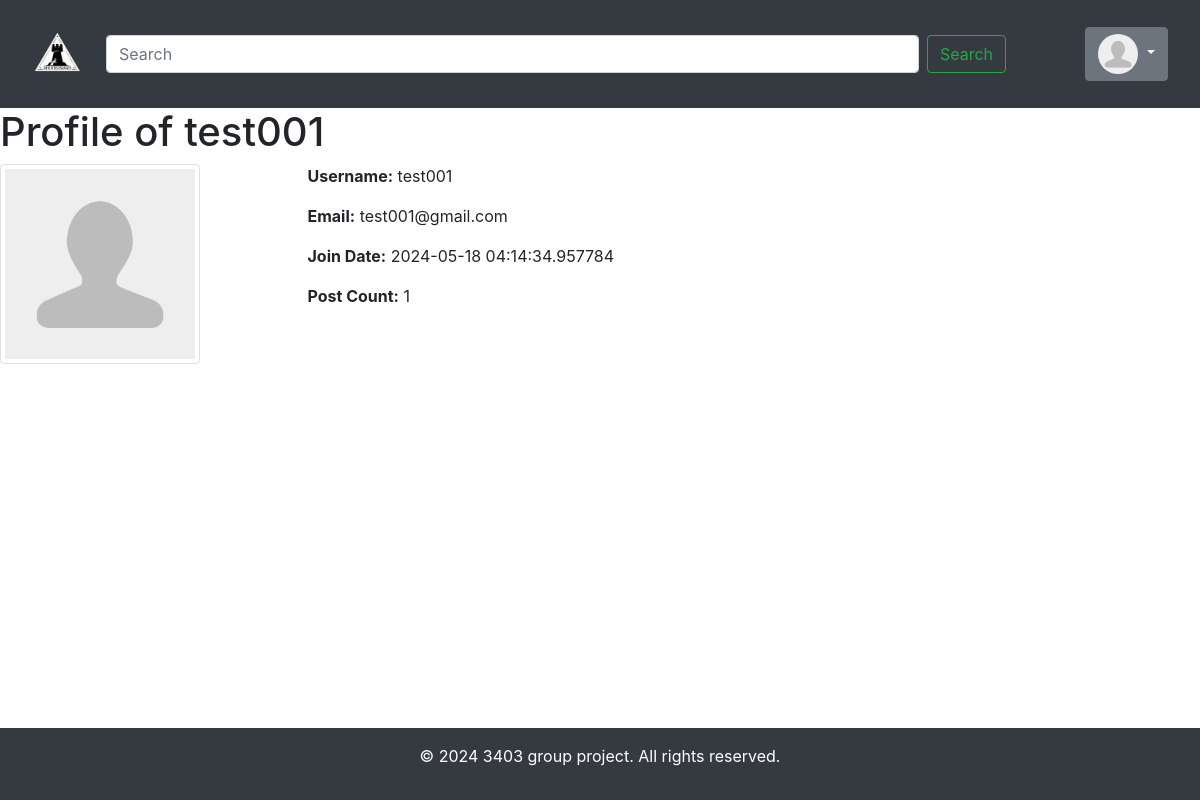
Screenshot of /profile/test001 (signed in) with the database file from the repository.
### apps/models.py (models this page shows, shortened)
class User(db.Model, UserMixin):
    id = db.Column(db.Integer, primary_key=True)
    username = db.Column(db.String(30), unique=True, nullable=False)
    email = db.Column(db.String(30), unique=True, nullable=False)
    hashedPassword = db.Column(db.String(128), nullable=False)
    join_date = db.Column(db.DateTime, default=datetime.utcnow)
    avatar = db.Column(db.String(200), nullable=False, default='images/avatars/default_avatar.png')
    posts = db.relationship('Post', backref='author', lazy=True)
    comments = db.relationship('Comment', backref='author', lazy=True)
    likes = db.relationship('Like', backref='user', lazy=True)
    @property
    def post_count(self):
        return Post.query.filter_by(user_id=self.id).count()

### apps/routes.py (the view)
@flaskApp.route('/profile/<username>')
@login_required
def profile(username):
    user = User.query.filter_by(username=username).first_or_404()
    return render_template('profile.html', user=user)

### apps/__init__.py (called while the page is built)
@login.user_loader
def load_user(user_id):
    return User.query.get(int(user_id))

### apps/routes.py (called while the page is built)
@flaskApp.context_processor
def inject_user():
    return dict(current_user=current_user)

### apps/templates/profile.html (shortened to what this page needs)
{% extends "base.html" %}
{% block content %}
<main class="central-container">
    <h1>Profile of {{ user.username }}</h1>
    <div class="row">
        <div class="col-md-3">
            <img class="rounded img-thumbnail"
                 src="{{ url_for('static', filename=current_user.avatar.replace('static/', '')) }}" width="200">
        </div>
        <div class="col-md-9">
            <p><strong>Username:</strong> {{ user.username }}</p>
            <p><strong>Email:</strong> {{ user.email }}</p>
            <p><strong>Join Date:</strong> {{ user.join_date }}</p>
            <p><strong>Post Count:</strong> {{ user.post_count }}</p>
        </div>
    </div>
</main>
{% endblock %}

### apps/templates/header.html (shortened to what this page needs)
<header class="bg-dark text-white p-3">
    <nav class="navbar navbar-expand-lg navbar-dark">
        <a class="navbar-brand" href="{{ url_for('main') }}">
            <img alt="Website Logo" src="{{ url_for('static', filename='images/logo.png') }}" style="height: 50px;">
        </a>
        {% if request.endpoint != 'login' %}
        <div class="collapse navbar-collapse" id="navbarNav">
            <div class="mx-2 d-flex justify-content-center align-items-center flex-grow-1" style="max-width: 900px;">
                <form class="form-inline w-100 d-flex justify-content-center align-items-center" method="GET" action="{{ url_for('search') }}">
                    <input aria-label="Search" class="form-control mr-2 flex-grow-1" name="query" placeholder="Search" type="search">
                    <button class="btn btn-outline-success" type="submit">Search</button>
                </form>
            </div>
        </div>
        <div class="form-inline">
            {% if current_user.is_authenticated %}
            <div class="dropdown">
                <a aria-expanded="false" aria-haspopup="true" class="btn btn-secondary dropdown-toggle"
                   data-toggle="dropdown" href="#" id="dropdownMenuLink" role="button">
                    <img class="avatar-img" src="{{ url_for('static', filename=current_user.avatar.replace('static/', '')) }}">
                </a>
            </div>
            {% else %}
            <a class="btn btn-primary" href="{{ url_for('login') }}">Sign Up / Log In</a>
            {% endif %}
        </div>
        {% endif %}
    </nav>
</header>

### apps/static/css/style.css (style rules this page uses)
html, body { height: 100%; margin: 0; display: flex; flex-direction: column; }
.avatar-img { height: 40px; width: 40px; border-radius: 50%; }

### rows the page displays
User: avatar (placeholder picture)
User: username "test001", email "test001@gmail.com", join_date "2024-05-18 04:14:34.957784", post_count "1"
